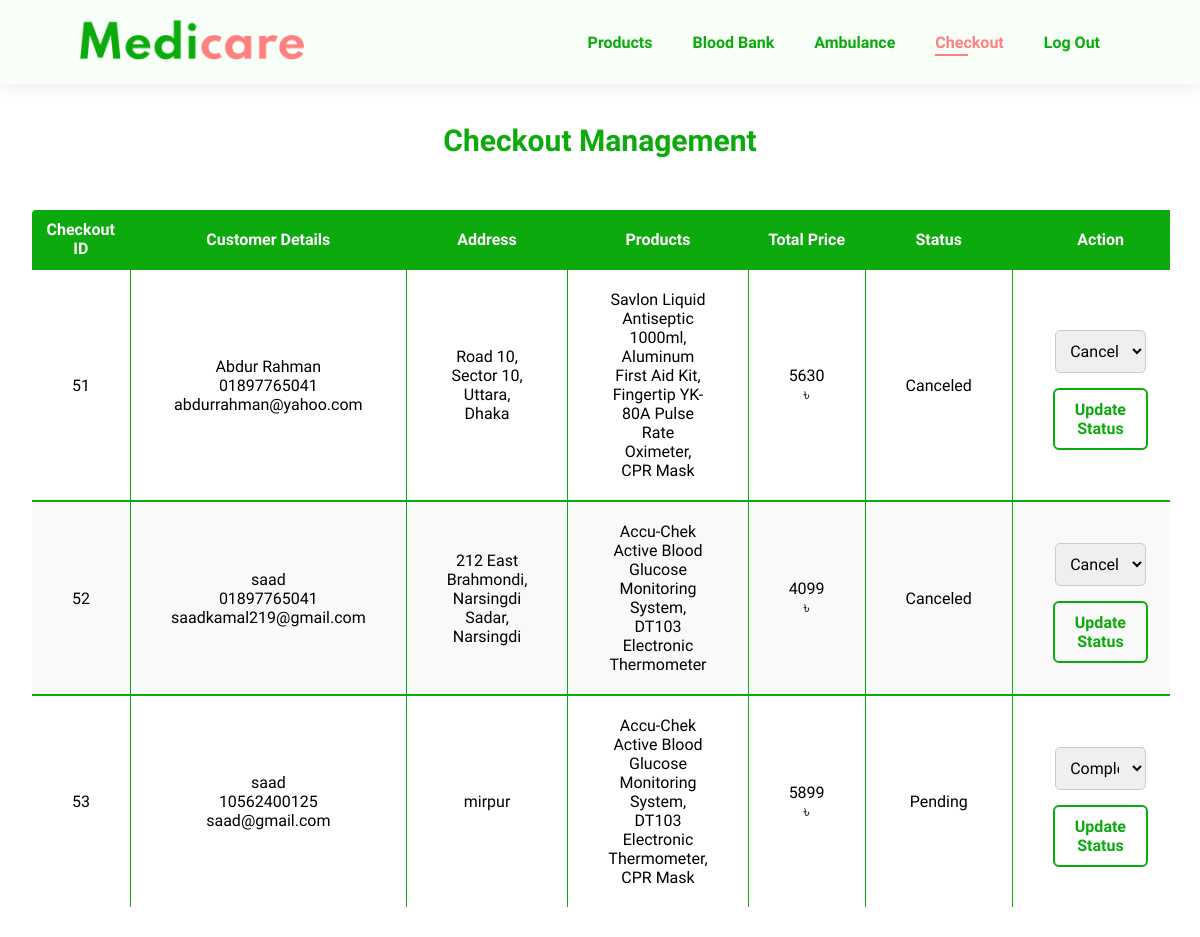
The page /temp2.php on the database its author committed.
### tables this page shows
CREATE TABLE `checkout` (
  `checkout_id` int(11) NOT NULL,
  `customer_name` varchar(255) NOT NULL,
  `customer_phone` varchar(15) NOT NULL,
  `customer_email` varchar(255) NOT NULL,
  `customer_address` text NOT NULL,
  `product_names` varchar(10000) NOT NULL,
  `total_price` decimal(10,0) NOT NULL,
  `status` varchar(50) DEFAULT 'Pending'
);

### temp2.php (the view, shortened to what this page needs)
<?php
require 'database_connection.php';
try {
    $stmt = $pdo->query("SELECT * FROM checkout");
    $checkouts = $stmt->fetchAll(PDO::FETCH_ASSOC);
} catch (PDOException $e) {
    $message = "Error fetching checkout records: " . $e->getMessage();
}
?>
<!DOCTYPE html>
<html lang="en">
<head>
    <link rel="stylesheet" href="style.css?v=44">
</head>
<body>
    <section id="header">
        <a href="#" id="mobile-version"><img src="img/logo.png" class="logo" alt="medicare-logo"></a>
        <div>
            <ul id="navbar">
                <li><a href="admindashboard.php">Products</a></li>
                <li><a href="manage-bank.php">Blood Bank</a></li>
                <li><a href="manage-ambulance.php">Ambulance</a></li>
                <li><a href="manage-checkout.php" class="active">Checkout</a></li>
                <li><a href="logout.php">Log Out</a></li>
            </ul>
        </div>
    </section>
    <div class="checkout-container">
        <h2>Checkout Management</h2>
        <div class="table-container">
            <table>
                <thead>
                    <tr>
                        <th>Checkout ID</th>
                        <th>Customer Details</th>
                        <th>Address</th>
                        <th>Products</th>
                        <th>Total Price</th>
                        <th>Status</th>
                        <th>Action</th>
                    </tr>
                </thead>
                <tbody>
                    <?php foreach ($checkouts as $checkout): ?>
                        <tr>
                            <td><?= htmlspecialchars($checkout['checkout_id']) ?></td>
                            <td>
                                <?= htmlspecialchars($checkout['customer_name']) ?><br>
                                <?= htmlspecialchars($checkout['customer_phone']) ?><br>
                                <?= htmlspecialchars($checkout['customer_email']) ?>
                            </td>
                            <td><?= htmlspecialchars($checkout['customer_address']) ?></td>
                            <td><?= htmlspecialchars($checkout['product_names']) ?></td>
                            <td><?= htmlspecialchars($checkout['total_price']) ?> ৳</td>
                            <td><?= htmlspecialchars($checkout['status']) ?></td>
                            <td>
                                <form action="manage-checkout.php" method="get">
                                    <select name="update_status" class="status-select">
                                        <option value="Completed" <?= $checkout['status'] == 'Completed' ? 'selected' : '' ?>>Completed</option>
                                        <option value="Canceled" <?= $checkout['status'] == 'Canceled' ? 'selected' : '' ?>>Canceled</option>
                                    </select>
                                    <button type="submit" class="status-button">Update Status</button>
                                </form>
                            </td>
                        </tr>
                    <?php endforeach; ?>
                </tbody>
            </table>
        </div>
    </div>
</body>
</html>

### style.css (style rules this page uses)
* { margin: 0; padding: 0; box-sizing: border-box; font-family: "Spartan", sans-serif; }
html { scroll-behavior: smooth; }
h2 { font-size: 46px; line-height: 54px; color: #222; }
body { width: 100%; text-decoration: none; }
#header { display: flex; align-items: center; justify-content: space-between; padding: 20px 80px; background: #F8FFF8; box-shadow: 0 5px 15px rgba(0, 0, 0, 0.06); z-index: 999; position: sticky; top: 0; left: 0; }
#navbar { display: flex; align-items: center; justify-content: center; }
#navbar li { list-style: none; padding: 0 20px; position: relative; }
#navbar li a { text-decoration: none; font-size: 16px; font-weight: 600; color: #0caa0c; transition: 0.3s ease; }
#navbar li a:hover, #navbar li a.active { color: #FF8080; }
#navbar li a.active::after, #navbar li a:hover::after { content: ""; width: 30%; height: 2px; background: #FF8080; position: absolute; bottom: -4px; left: 20px; }
tr:nth-child(even) { background: #f9f9f9; }
#search-donor label, input, select, button { font-size: 1rem; }
#search-donor input, select { width: 95%; margin: 10px 0 15px; padding: 10px; border: 1px solid #ccc; border-radius: 5px; box-sizing: border-box; }
#apply-donor label, input, select, button { font-size: 1rem; }
#apply-donor input, select { width: 95%; margin: 10px 0 15px; padding: 10px; border: 1px solid #ccc; border-radius: 5px; box-sizing: border-box; }
.checkout-function h1, h2, h3 { text-align: center; }
.checkout-function table, th, td { border: 1px solid #0caa0c; }
.checkout-function table th, td { padding-top: 20px; padding-bottom: 20px; padding-left: 40px; padding-right: 40px; text-align: center; }
.checkout-container { display: flex; justify-content: center; align-items: center; flex-direction: column; margin: 30px; overflow-x: auto; height: 100vh; }
.checkout-container h2 { font-size: 30px; color: #0caa0c; margin-bottom: 20px; }
.checkout-container .table-container { width: 100%; overflow-x: auto; margin: 0 auto; }
.checkout-container .table-container table { width: 100%; border-collapse: collapse; margin: 20px 0; border-radius: 6px; overflow: hidden; }
.checkout-container table th { color: white; background-color: #0caa0c; }
.checkout-container table th, tr { padding: 10px; text-align: center; }
.checkout-container table, th, tr { border: 2px solid #0caa0c; }
.checkout-container .status-button { padding: 10px 20px; font-weight: 600; color: #0caa0c; border: 2px solid #0caa0c; background: transparent; cursor: pointer; border-radius: 6px; transition: 0.3s ease; }

### rows shown on the page
checkout: checkout_id "51", customer_name "Abdur Rahman", customer_phone "01897765041", customer_email "abdurrahman@yahoo.com", customer_address "Road 10, Sector 10, Uttara, Dhaka", product_names "Savlon Liquid Antiseptic 1000ml, Aluminum First Aid Kit, Fingertip YK-80A Pulse Rate Oximeter, CPR Mask", total_price "5630", status "Canceled", update_status "Canceled"
checkout: checkout_id "52", customer_name "saad", customer_phone "01897765041", customer_email "saadkamal219@gmail.com", customer_address "212 East Brahmondi, Narsingdi Sadar, Narsingdi", product_names "Accu-Chek Active Blood Glucose Monitoring System, DT103 Electronic Thermometer", total_price "4099", status "Canceled", update_status "Canceled"
checkout: checkout_id "53", customer_name "saad", customer_phone "10562400125", customer_email "saad@gmail.com", customer_address "mirpur", product_names "Accu-Chek Active Blood Glucose Monitoring System, DT103 Electronic Thermometer, CPR Mask", total_price "5899", status "Pending"
